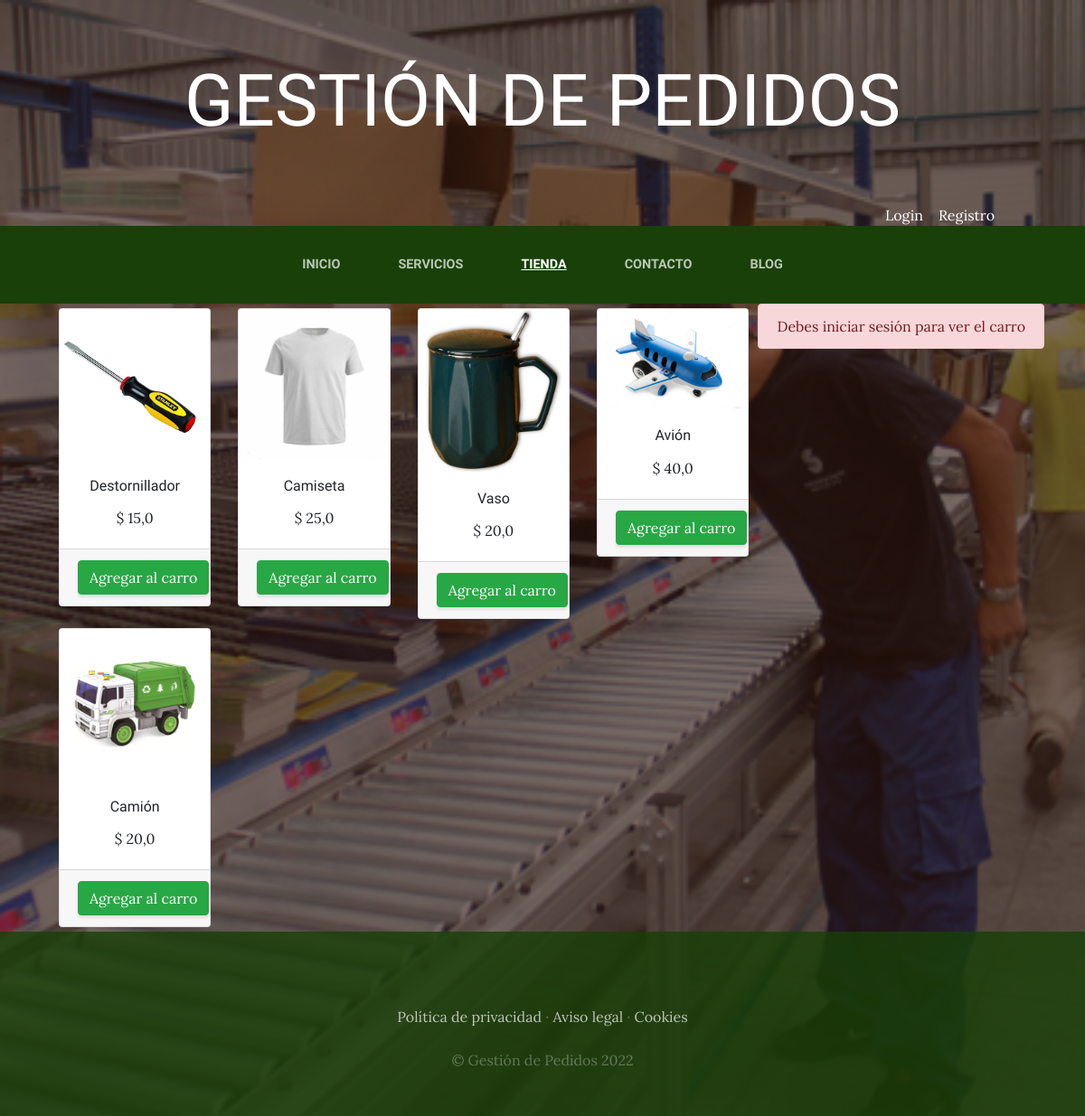
The app's page /tienda/ with its own data.
### tienda/models.py (models this page shows, shortened)
class Producto(models.Model):
    nombre = models.CharField(max_length=50)
    categorias = models.ForeignKey(Categoria_prod, on_delete=models.CASCADE)
    imagen = models.ImageField(upload_to='tienda', null=True, blank=True)
    precio = models.FloatField()
    disponibilidad = models.BooleanField(default= True)
    created = models.DateTimeField(auto_now_add=True)
    updated = models.DateTimeField(auto_now_add=True)
    class Meta:
        verbose_name = "producto"
        verbose_name_plural = "productos"

### tienda/views.py (the view)
# urls.py: path('tienda/', include('tienda.urls')),
def tienda(request):
    productos = Producto.objects.all()
    return render(request, "tienda/tienda.html", {"productos": productos})

### carro/context_processor.py (called while the page is built)
def importe_total_carro(request):
    total = 0
    if request.user.is_authenticated:
        for key, value in request.session["carro"].items():
            total = total + float(value["precio"])
    else:
        total = "Debes iniciar sesión"
    return {"importe_total_carro": total}

### tienda/templates/tienda/tienda.html
{% extends 'proyecto_web_app/base.html' %}
{% load static %}
{% block content %}
    <div class= "container">
        <div style= "float:right;">
            {% if request.user.is_authenticated %}
                {% include "carro/widget.html" %}
            {% else %}
                <div class="alert alert-danger text-center">
                    Debes iniciar sesión para ver el carro
                </div>
            {% endif %}
        </div>
        <div class= "row">
            {% for producto in productos %}
                <div class= "col-md-3">
                    <div class= "card" style="width: 100%; margin: 5px 5px;">
                        <img src= "{{producto.imagen.url}}" class= "card-img-top">
                        <div class="card-body" style="text-align: center;">
                            <h6 class="card-title">{{producto.nombre}}</h6>
                            <p class="card-text">$ {{producto.precio}}</p>
                        </div>
                        <div class= "card-footer text-center">
                            <a href= "{% url 'carro:agregar' producto.id %}" class= "btn btn-success">Agregar al carro</a>
                        </div>
                    </div>
                </div>
            {% endfor %}
        </div>
    </div>
{% endblock %}

### proyecto_web_app/static/proyecto_web_app/css/gestion.css (style rules this page uses)
body { font-family: 'Lora'; background: linear-gradient(rgba(47, 23, 15, 0.65), rgba(47, 23, 15, 0.65)), url("../img/bg_main.jpg"); background-attachment: fixed; background-position: center; background-size: cover; }
h1, h2, h3, h4, h5, h6 { font-family: 'Raleway'; }
p { line-height: 1.75; }
.btn { box-shadow: 0px 3px 3px 0px rgba(33, 37, 41, 0.1); }

### records on screen
Producto: imagen (picture), nombre "Destornillador", precio "15,0"
Producto: imagen (picture), nombre "Camiseta", precio "25,0"
Producto: imagen (picture), nombre "Vaso", precio "20,0"
Producto: imagen (picture), nombre "Avión", precio "40,0"
Producto: imagen (picture), nombre "Camión", precio "20,0"
